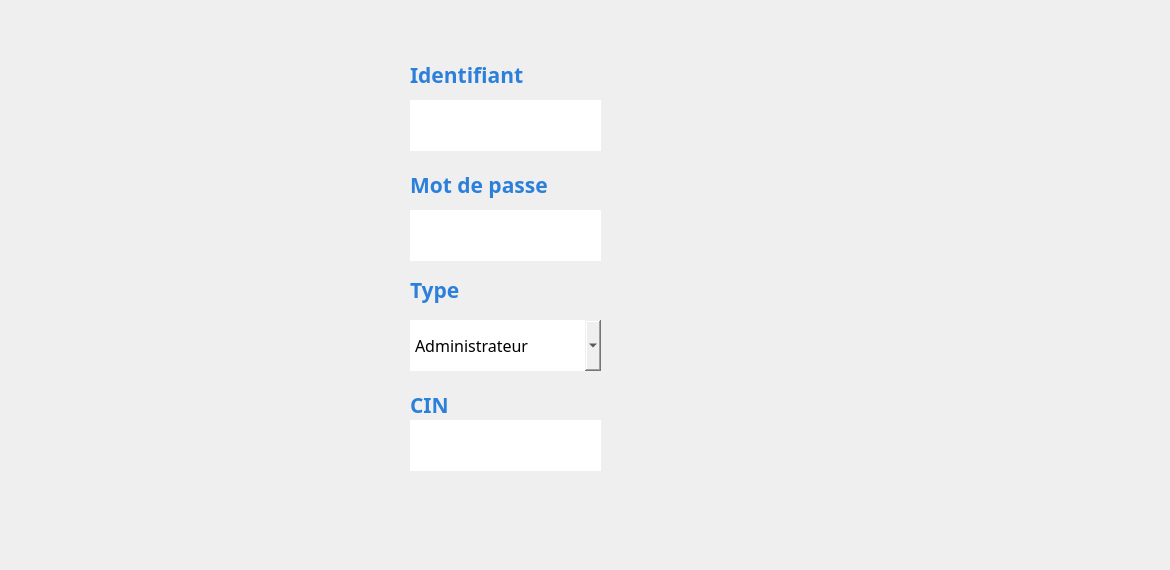
      <widget class="QWidget" name="MAJ_compte">
       <property name="styleSheet">
        <string notr="true">#MAJ_compte {
background-color: transparent;
border-image: url(:background.jpg);
background: none;
border: none;
background-repeat: none;
}
</string>
       </property>
       <widget class="QLineEdit" name="lineEdit_ID_MAJ_compte">
        <property name="enabled">
         <bool>true</bool>
        </property>
        <property name="geometry">
         <rect>
          <x>410</x>
          <y>100</y>
          <width>191</width>
          <height>51</height>
         </rect>
        </property>
        <property name="font">
         <font>
          <family>Javanese Text</family>
          <pointsize>12</pointsize>
         </font>
        </property>
        <property name="autoFillBackground">
         <bool>false</bool>
        </property>
        <property name="styleSheet">
         <string notr="true">#lineEdit_ID_MAJ_compte {
background-color: transparent;
border-image: url(:champs.png);
background: none;
border: none;
background-repeat: none;
}
</string>
        </property>
        <property name="text">
         <string/>
        </property>
        <property name="cursorPosition">
         <number>0</number>
        </property>
        <property name="readOnly">
         <bool>true</bool>
        </property>
       </widget>
       <widget class="QLineEdit" name="lineEdit_mdp_MAJ_compte">
        <property name="geometry">
         <rect>
          <x>410</x>
          <y>210</y>
          <width>191</width>
          <height>51</height>
         </rect>
        </property>
        <property name="font">
         <font>
          <family>Javanese Text</family>
          <pointsize>12</pointsize>
         </font>
        </property>
        <property name="styleSheet">
         <string notr="true">#lineEdit_mdp_MAJ_compte {
background-color: transparent;
border-image: url(:champs.png);
background: none;
border: none;
background-repeat: none;
}
</string>
        </property>
        <property name="text">
         <string/>
        </property>
       </widget>
       <widget class="QComboBox" name="comboBox_Type_MAJ_compte">
        <property name="geometry">
         <rect>
          <x>410</x>
          <y>320</y>
          <width>191</width>
          <height>51</height>
         </rect>
        </property>
        <property name="font">
         <font>
          <family>Javanese Text</family>
          <pointsize>12</pointsize>
         </font>
        </property>
        <property name="styleSheet">
         <string notr="true">#comboBox_Type_MAJ_compte{
background-color: transparent;
border-image: url(:champs.png);
background: none;
border: none;
background-repeat: none;
}
</string>
        </property>
        <item>
         <property name="text">
          <string>Administrateur</string>
         </property>
        </item>
        <item>
         <property name="text">
          <string>Moderateur</string>
         </property>
        </item>
       </widget>
       <widget class="QLineEdit" name="lineEdit_cin_MAJ_compte">
        <property name="geometry">
         <rect>
          <x>410</x>
          <y>420</y>
          <width>191</width>
          <height>51</height>
         </rect>
        </property>
        <property name="font">
         <font>
          <family>Javanese Text</family>
          <pointsize>12</pointsize>
         </font>
        </property>
        <property name="styleSheet">
         <string notr="true">#lineEdit_cin_MAJ_compte {
background-color: transparent;
border-image: url(:champs.png);
background: none;
border: none;
background-repeat: none;
}
</string>
        </property>
        <property name="text">
         <string/>
        </property>
       </widget>
       <widget class="QPushButton" name="pushButton_Save_compte_MAJ">
        <property name="enabled">
         <bool>true</bool>
        </property>
        <property name="geometry">
         <rect>
          <x>880</x>
          <y>450</y>
          <width>171</width>
          <height>51</height>
         </rect>
        </property>
        <property name="styleSheet">
         <string notr="true">#pushButton_Save_compte_MAJ {
background-color: transparent;
border-image: url(:Enregistrer.png);
background: none;
border: none;
background-repeat: none;
}

</string>
        </property>
        <property name="text">
         <string/>
        </property>
       </widget>
       <widget class="QPushButton" name="pushButton_Annuler_compte_MAJ">
        <property name="geometry">
         <rect>
          <x>880</x>
          <y>510</y>
          <width>171</width>
          <height>51</height>
         </rect>
        </property>
        <property name="styleSheet">
         <string notr="true">#pushButton_Annuler_compte_MAJ {
background-color: transparent;
border-image: url(:Annuler.png);
background: none;
border: none;
background-repeat: none;
}</string>
        </property>
        <property name="text">
         <string/>
        </property>
       </widget>
       <widget class="QPushButton" name="pushButton_Close_compte_MAJ">
        <property name="geometry">
         <rect>
          <x>1130</x>
          <y>10</y>
          <width>31</width>
          <height>31</height>
         </rect>
        </property>
        <property name="styleSheet">
         <string notr="true">#pushButton_Close_compte_MAJ {
background-color: transparent;
border-image: url(:close.png);
background: none;
border: none;
background-repeat: none;
}
</string>
        </property>
        <property name="text">
         <string/>
        </property>
       </widget>
       <widget class="QLabel" name="label_170">
        <property name="geometry">
         <rect>
          <x>410</x>
          <y>60</y>
          <width>181</width>
          <height>31</height>
         </rect>
        </property>
        <property name="font">
         <font>
          <family>Corbel</family>
         </font>
        </property>
        <property name="text">
         <string>&lt;html&gt;&lt;head/&gt;&lt;body&gt;&lt;p&gt;&lt;span style=&quot; font-size:16pt; font-weight:600; color:#2d80d9;&quot;&gt;Identifiant&lt;/span&gt;&lt;/p&gt;&lt;/body&gt;&lt;/html&gt;</string>
        </property>
       </widget>
       <widget class="QLabel" name="label_164">
        <property name="geometry">
         <rect>
          <x>410</x>
          <y>390</y>
          <width>141</width>
          <height>31</height>
         </rect>
        </property>
        <property name="font">
         <font>
          <family>Corbel</family>
          <pointsize>16</pointsize>
         </font>
        </property>
        <property name="text">
         <string>&lt;html&gt;&lt;head/&gt;&lt;body&gt;&lt;p&gt;&lt;span style=&quot; font-weight:600; color:#2d80d9;&quot;&gt;CIN&lt;/span&gt;&lt;/p&gt;&lt;/body&gt;&lt;/html&gt;</string>
        </property>
       </widget>
       <widget class="QLabel" name="label_169">
        <property name="geometry">
         <rect>
          <x>410</x>
          <y>270</y>
          <width>91</width>
          <height>41</height>
         </rect>
        </property>
        <property name="font">
         <font>
          <family>Corbel</family>
          <pointsize>16</pointsize>
         </font>
        </property>
        <property name="text">
         <string>&lt;html&gt;&lt;head/&gt;&lt;body&gt;&lt;p&gt;&lt;span style=&quot; font-weight:600; color:#2d80d9;&quot;&gt;Type&lt;/span&gt;&lt;/p&gt;&lt;/body&gt;&lt;/html&gt;</string>
        </property>
       </widget>
       <widget class="QLabel" name="label_82">
        <property name="geometry">
         <rect>
          <x>410</x>
          <y>170</y>
          <width>181</width>
          <height>31</height>
         </rect>
        </property>
        <property name="font">
         <font>
          <family>Corbel</family>
         </font>
        </property>
        <property name="text">
         <string>&lt;html&gt;&lt;head/&gt;&lt;body&gt;&lt;p&gt;&lt;span style=&quot; font-size:16pt; font-weight:600; color:#2d80d9;&quot;&gt;Mot de passe&lt;/span&gt;&lt;/p&gt;&lt;/body&gt;&lt;/html&gt;</string>
        </property>
       </widget>
      </widget>
